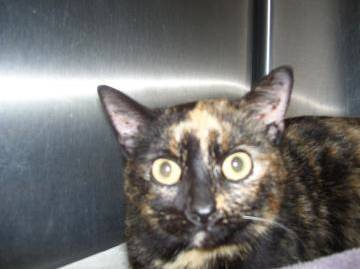
#> input picture datasets/V1.1/train/cat.127.jpg, 360 x 269 px; its folder holds 4 pictures in this run
$ python gen_data.py
#> lines starting #> are read from the running program, lines starting #| are printed output that depends on the picture
### opts.py
"""参数"""


class opts(object):
    """参数解析"""
    # 实验名称
    exp_name = 'exp1'

    ## 数据集参数设置
    image_size = 64  # 输入时图像大小(备注：对于含全连接层的网络，此处更改后需要更改全连接层的输入通道大小)
    val_ratio = 0.05  # 验证数据集比例
    num_workers = 4  # 加载数据时使用的线程数
    data_name = "{}_{}_{}".format(image_size, image_size, exp_name)  # 数据文件夹名称(备注：可自行更改名称)

    ## 网络模型
    model = 'CNN'  # 可取值'CNN','GoogLeNet'

    ## 优化器
    optimizer = 'SGD'  # 可取值'SDG','RMS','ADAM'

    ## 损失函数
    criterion = 'CrossEntropyLoss'  # 可取值'CrossEntropyLoss'

    ## 训练参数设置
    trainer_name = 'classify'  # 训练器
    batch_size = 100  # 批大小
    num_epochs = 200  # 训练次数
    lr = 0.01  # 学习率
    lr_decay = 0.95  # 衰减率
    weight_decay = 1e-4

    ## 测试模型名称
    test_model_name = "5.pth"  # 待测试模型

    def __init__(self, exp_name='1'):
        super(opts, self).__init__()

### datasets/gen_data.py
'''生成训练、验证、测试数据'''
import os
from joblib import Parallel, delayed
import cv2
import copy
import pickle

import ref
from opts import opts


def gen_train_data():
    '''生成训练数据'''
    opt = opts()
    data_save_dir = os.path.join(ref.data_root, opt.data_name, 'train')
    init_folder([data_save_dir])  # 初始化数据保存目录

    '''(1)step1: 并行加载数据集，然后保存增强过的数据'''
    Parallel(n_jobs=opt.num_workers)(
        delayed(load_and_save)(opt, f_name, ref.train_datasets_dir, data_save_dir, split='train') for f_name in
        os.listdir(ref.train_datasets_dir))
#> in load_and_save, `d = loading(file_name, src_dir)`: d = 3 items
#> in make_mirror, I is the input picture: shape (269, 360, 3); mean B, G, R 109.5, 110.9, 111.9
#> in make_mirror, `name, suffix = d_mirrorr['imgname'].split('.')`: name = 'cat127'; suffix = 'jpg'
#> in resize_and_transform, `resized_img = cv2.resize(img, (inp_h, inp_w), cv2.INTER_CUBIC)`:
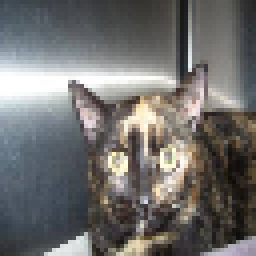
#> resized_img: shape (64, 64, 3) (shown 4 times larger); mean B, G, R 109.5, 110.9, 111.9
#> in resize_and_transform (call 2), `inp_h = inp_w = opt.image_size`: inp_h = 64
#> in resize_and_transform (call 2), `resized_img = cv2.resize(img, (inp_h, inp_w), cv2.INTER_CUBIC)`:
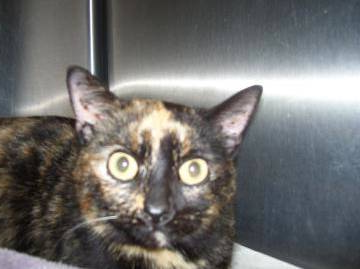
#> img: shape (269, 360, 3); mean B, G, R 109.5, 110.9, 111.9
#> in load_and_save, `outputs = [resize_and_transform(opt, t) for t in dlist]`: outputs = 2 items
#> the loop in load_and_save, `for fn in outputs:` made 2 passes
#> call 2 of loading, with f_name = 'cat.140.jpg', src_dir = 'datasets/V1.1/train'
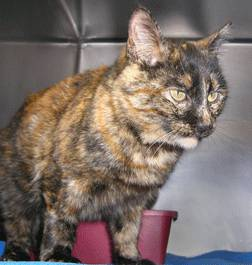
#> input picture datasets/V1.1/train/cat.140.jpg, 252 x 265 px
#> in make_mirror, I is the input picture: shape (265, 252, 3); mean B, G, R 104.6, 110.9, 124
#> the loop in load_and_save (call 2), `for fn in outputs:` made 2 passes
#> call 3 of loading, with f_name = 'cat.21.jpg', src_dir = 'datasets/V1.1/train'
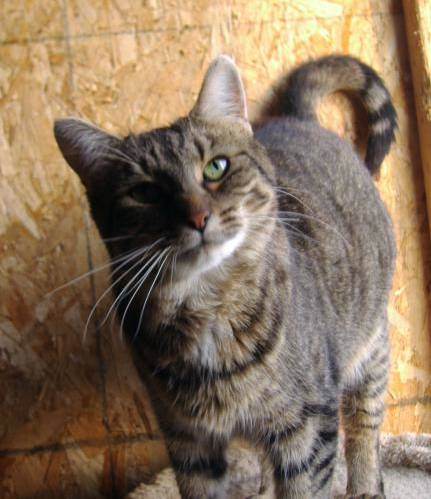
#> input picture datasets/V1.1/train/cat.21.jpg, 431 x 499 px
#> in make_mirror, I is the input picture: shape (499, 431, 3); mean B, G, R 93.8, 115.6, 136.3
#> call 4 of loading, with f_name = 'cat.227.jpg', src_dir = 'datasets/V1.1/train'
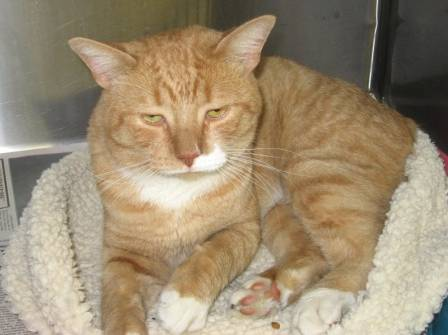
#> input picture datasets/V1.1/train/cat.227.jpg, 448 x 335 px
#> in make_mirror, I is the input picture: shape (335, 448, 3); mean B, G, R 114.9, 140.8, 157.5
#> in resize_and_transform (call 8), `resized_img = cv2.resize(img, (inp_h, inp_w), cv2.INTER_CUBIC)`:
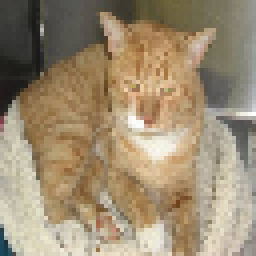
#> resized_img: shape (64, 64, 3) (shown 4 times larger); mean of channels 0, 1, 2 114.8, 140.8, 157.5; drawn as B, G, R
#> in resize_and_transform (call 8), `resized_img = cv2.resize(img, (inp_h, inp_w), cv2.INTER_CUBIC)`:
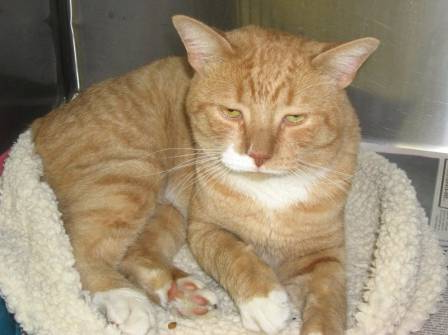
#> img: shape (335, 448, 3); mean B, G, R 114.9, 140.8, 157.5

    '''(2)step2:保存训练、验证数据的name'''
    train_name = os.path.join(ref.data_root, opt.data_name, 'train.txt')
    val_name = os.path.join(ref.data_root, opt.data_name, "val.txt")
    dirname = data_save_dir

    def valid_pickle_file(x):
        return x.endswith('.jpg') and os.path.isfile("{}/{}.pickle".format(dirname, x[:-4]))

    imgnames = [x for x in os.listdir(dirname) if valid_pickle_file(x)]
#> imgnames = []
    val_num = int((len(imgnames) * opt.val_ratio) / 2)
#> val_num = 0
    train = imgnames[val_num:len(imgnames) - val_num]
#> train = []
    val = imgnames[:val_num] + imgnames[len(imgnames) - val_num:]
#> val = []

    def write_list_to_file(f_, filelist):
#> called with f_ = 'data/64_64_exp1/train.txt'
        with open(f_, 'w') as h:
            for l in filelist:
                h.write("{}\n".format(l))
#> this loop made 0 passes

    write_list_to_file(train_name, train)
    write_list_to_file(val_name, val)


def gen_test_data():
    '''生成测试数据'''
    opt = opts()  # 参数
    data_save_dir = os.path.join(ref.data_root, opt.data_name, 'test')
    init_folder([data_save_dir])  # 初始化目录

    '''(1)step1: 并行加载数据集，然后保存数据'''
    Parallel(n_jobs=opt.num_workers)(
        delayed(load_and_save)(opt, f_name, ref.test_datasets_dir, data_save_dir, split='test') for f_name in
#> (the run stopped early here; a loop or call above may not have finished)
